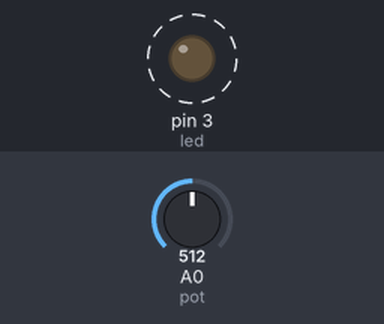
Recording of a sketch running on a simulated Arduino Uno, built with avr-gcc and run on an emulated ATmega328P. Shown: output pins drawn as LEDs (lit = HIGH). Dashed ring = blinking. The test bench sets the inputs (shaded band); at power-on: A0 (pot) = 512.

Above: at 1.8 s.
1.9 s: A0 (pot) set to 0
At 2.7 s:
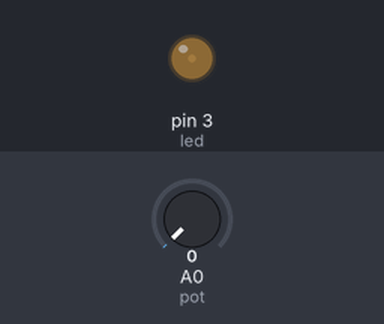
3.6 s: A0 (pot) set to 122
At 3.9 s:
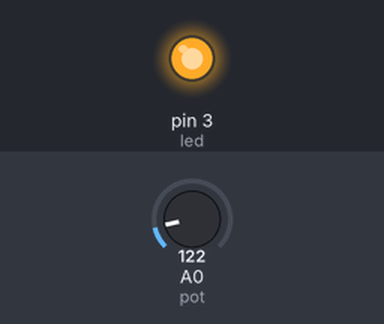
Timing chart, 0 to 13.1 s (numbered marks = the images above; inputs shaded):
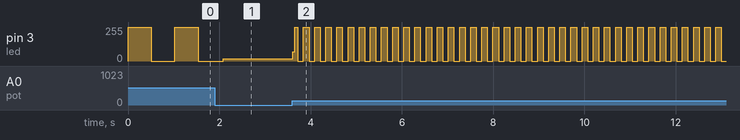

Measured:
- after the input at 3.6 s, pin 3 (led): 18/255 → 69/255 at once, then moves between 0/255 and 255/255, repeating every 0.24 s
- by itself, pin 3 (led): alternates 255/255 for 0.51 s and 0/255 for 0.51 s

The sketch:

control_Led_with_2push_buttons.ino
```cpp
const int led =3;
const int pot =A0;
int reading ;
void setup()
{
  pinMode(led, OUTPUT);
  pinMode(pot, INPUT);
}

void loop()
{
  reading=analogRead(pot);
  digitalWrite(led,HIGH);
  delay(reading);
  digitalWrite(led,LOW);
  delay(reading);
}
```
